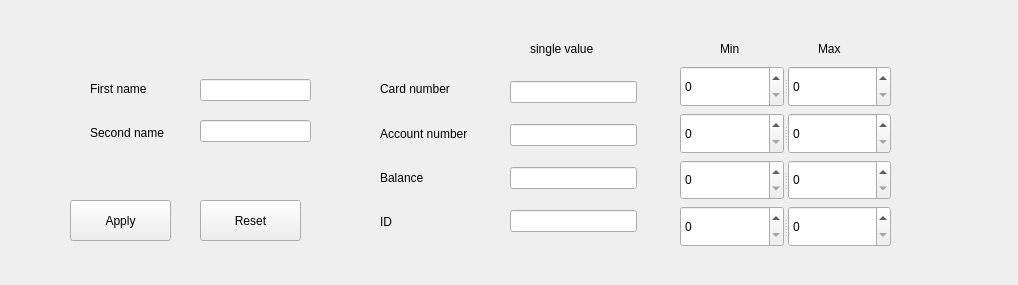
<?xml version="1.0" encoding="UTF-8"?>
<ui version="4.0">
 <class>SearchPanel</class>
 <widget class="QWidget" name="SearchPanel">
  <property name="geometry">
   <rect>
    <x>0</x>
    <y>0</y>
    <width>1018</width>
    <height>285</height>
   </rect>
  </property>
  <property name="windowTitle">
   <string>Form</string>
  </property>
  <widget class="QLabel" name="label_2">
   <property name="geometry">
    <rect>
     <x>720</x>
     <y>39</y>
     <width>25</width>
     <height>20</height>
    </rect>
   </property>
   <property name="text">
    <string>Min</string>
   </property>
  </widget>
  <widget class="QLabel" name="label_3">
   <property name="geometry">
    <rect>
     <x>818</x>
     <y>39</y>
     <width>28</width>
     <height>20</height>
    </rect>
   </property>
   <property name="text">
    <string>Max</string>
   </property>
  </widget>
  <widget class="QLabel" name="label_4">
   <property name="geometry">
    <rect>
     <x>530</x>
     <y>39</y>
     <width>78</width>
     <height>20</height>
    </rect>
   </property>
   <property name="text">
    <string>single value</string>
   </property>
  </widget>
  <widget class="QPushButton" name="btnApply">
   <property name="geometry">
    <rect>
     <x>70</x>
     <y>200</y>
     <width>101</width>
     <height>41</height>
    </rect>
   </property>
   <property name="text">
    <string>Apply</string>
   </property>
  </widget>
  <widget class="QPushButton" name="btnReset">
   <property name="geometry">
    <rect>
     <x>200</x>
     <y>200</y>
     <width>101</width>
     <height>41</height>
    </rect>
   </property>
   <property name="text">
    <string>Reset</string>
   </property>
  </widget>
  <widget class="QWidget" name="">
   <property name="geometry">
    <rect>
     <x>680</x>
     <y>66</y>
     <width>211</width>
     <height>181</height>
    </rect>
   </property>
   <layout class="QVBoxLayout" name="verticalLayout">
    <item>
     <widget class="QSplitter" name="splitter_4">
      <property name="orientation">
       <enum>Qt::Orientation::Horizontal</enum>
      </property>
      <widget class="QSpinBox" name="sbMinCard"/>
      <widget class="QSpinBox" name="sbMaxCard"/>
     </widget>
    </item>
    <item>
     <widget class="QSplitter" name="splitter_2">
      <property name="orientation">
       <enum>Qt::Orientation::Horizontal</enum>
      </property>
      <widget class="QSpinBox" name="sbMinAccount"/>
      <widget class="QSpinBox" name="sbMaxAccount"/>
     </widget>
    </item>
    <item>
     <widget class="QSplitter" name="splitter_5">
      <property name="orientation">
       <enum>Qt::Orientation::Horizontal</enum>
      </property>
      <widget class="QSpinBox" name="sbMinBalance"/>
      <widget class="QSpinBox" name="sbMaxBalance"/>
     </widget>
    </item>
    <item>
     <widget class="QSplitter" name="splitter_6">
      <property name="orientation">
       <enum>Qt::Orientation::Horizontal</enum>
      </property>
      <widget class="QSpinBox" name="sbMinID"/>
      <widget class="QSpinBox" name="sbMaxID"/>
     </widget>
    </item>
   </layout>
  </widget>
  <widget class="QWidget" name="">
   <property name="geometry">
    <rect>
     <x>510</x>
     <y>66</y>
     <width>127</width>
     <height>181</height>
    </rect>
   </property>
   <layout class="QVBoxLayout" name="verticalLayout_2">
    <item>
     <widget class="QLineEdit" name="leCard"/>
    </item>
    <item>
     <widget class="QLineEdit" name="leAccount"/>
    </item>
    <item>
     <widget class="QLineEdit" name="leBalance"/>
    </item>
    <item>
     <widget class="QLineEdit" name="leID"/>
    </item>
   </layout>
  </widget>
  <widget class="QWidget" name="">
   <property name="geometry">
    <rect>
     <x>200</x>
     <y>66</y>
     <width>111</width>
     <height>91</height>
    </rect>
   </property>
   <layout class="QVBoxLayout" name="verticalLayout_4">
    <item>
     <widget class="QLineEdit" name="leFirstName"/>
    </item>
    <item>
     <widget class="QLineEdit" name="leSecondName"/>
    </item>
   </layout>
  </widget>
  <widget class="QWidget" name="">
   <property name="geometry">
    <rect>
     <x>380</x>
     <y>70</y>
     <width>111</width>
     <height>171</height>
    </rect>
   </property>
   <layout class="QVBoxLayout" name="verticalLayout_5">
    <item>
     <widget class="QLabel" name="label_6">
      <property name="text">
       <string>Card number</string>
      </property>
     </widget>
    </item>
    <item>
     <widget class="QLabel" name="label_7">
      <property name="text">
       <string>Account number</string>
      </property>
     </widget>
    </item>
    <item>
     <widget class="QLabel" name="label_8">
      <property name="text">
       <string>Balance</string>
      </property>
     </widget>
    </item>
    <item>
     <widget class="QLabel" name="label_9">
      <property name="text">
       <string>ID</string>
      </property>
     </widget>
    </item>
   </layout>
  </widget>
  <widget class="QWidget" name="">
   <property name="geometry">
    <rect>
     <x>90</x>
     <y>70</y>
     <width>92</width>
     <height>81</height>
    </rect>
   </property>
   <layout class="QVBoxLayout" name="verticalLayout_3">
    <item>
     <widget class="QLabel" name="label">
      <property name="text">
       <string>First name</string>
      </property>
     </widget>
    </item>
    <item>
     <widget class="QLabel" name="label_5">
      <property name="text">
       <string>Second name</string>
      </property>
     </widget>
    </item>
   </layout>
  </widget>
 </widget>
 <resources/>
 <connections/>
</ui>
